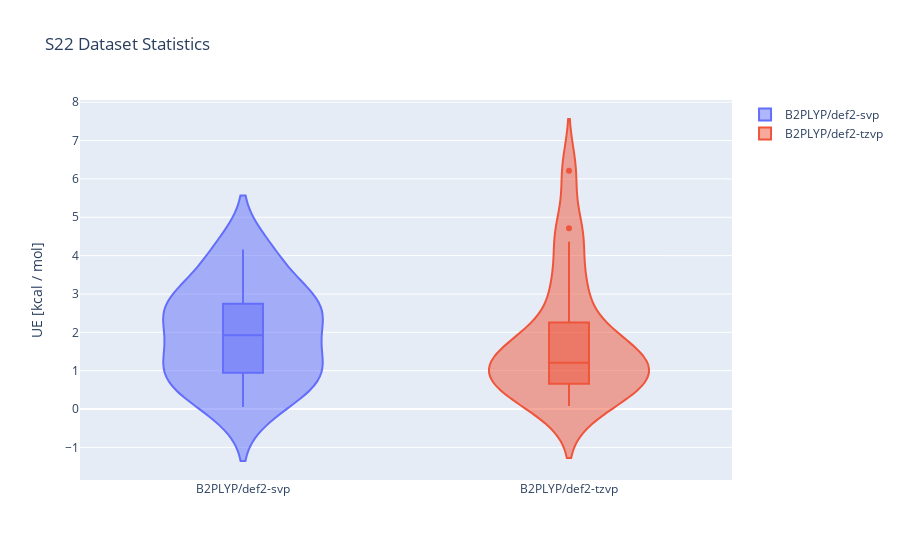

Notebook code cell kept with this figure:
### Markdown cell above
## Statistics and Visualization

Visual statics and plotting can be generated by the ``visualize`` command:

### Code cell
ds.visualize(method="B2PLYP", basis=["def2-svp", "def2-tzvp"], bench="S220", kind="violin")

### Figure 1 — Plotly figure (JSON) as saved in the notebook; plotly's stock layout.template omitted (floating-point values rounded to 4 significant figures)
{"data": [{"box": {"visible": true}, "name": "B2PLYP/def2-svp", "type": "violin", "y": [2.739, 3.823, 2.633, 1.994, 2.687, 1.388, 0.732, 0.946, 0.979, 0.198, 0.785, 0.055, 2.818, 4.158, 4.117, 1.847, 0.539, 1.054, 2.488, 1.619, 2.747, 2.947]}, {"box": {"visible": true}, "name": "B2PLYP/def2-tzvp", "type": "violin", "y": [1.114, 6.21, 1.701, 0.076, 3.059, 1.765, 0.887, 1.07, 1.228, 0.276, 1.183, 0.407, 0.971, 0.48, 4.715, 2.259, 0.565, 1.514, 3.288, 1.591, 4.361, 0.661]}], "layout": {"title": {"text": "S22 Dataset Statistics"}, "yaxis": {"title": {"text": "UE [kcal / mol]"}}}}
